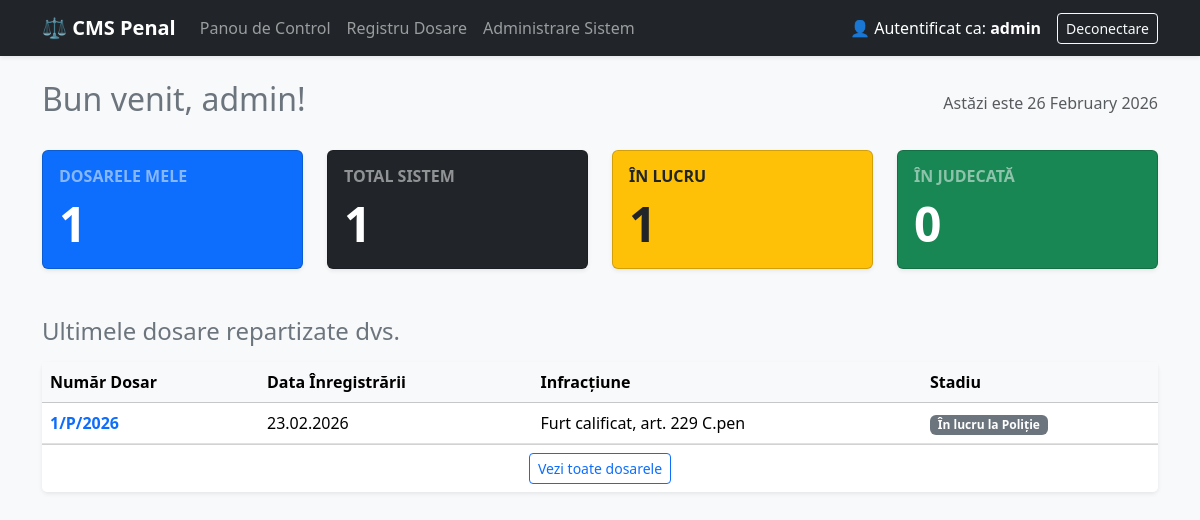
Page /cases/dashboard/ (signed in) on the earlier database version.
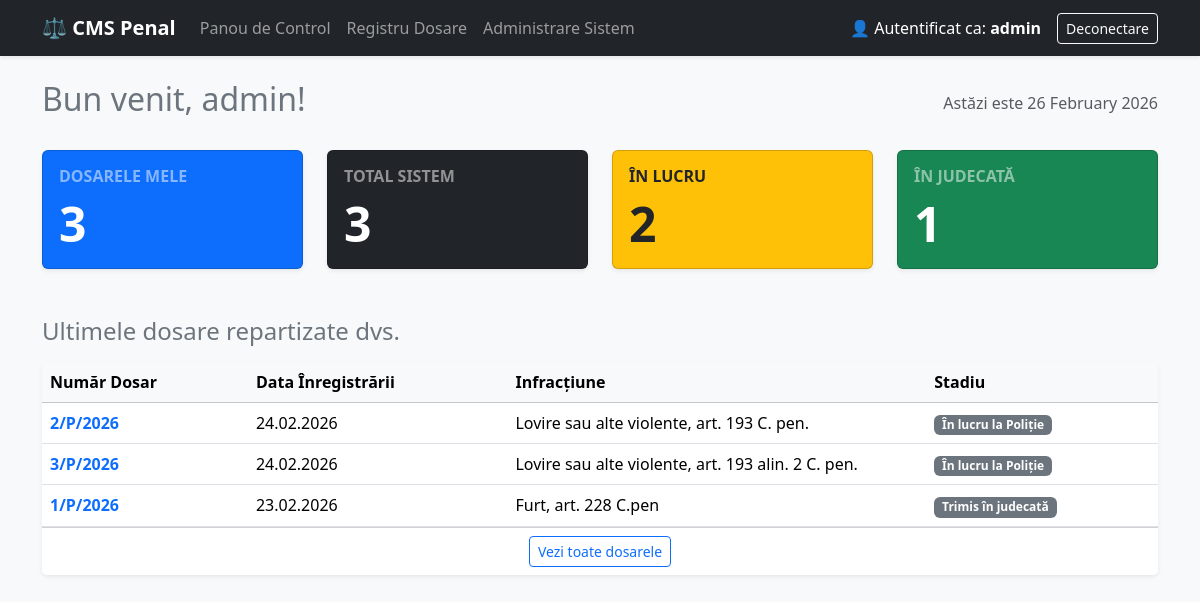
Same page on the later database version.
### cases/models.py (models this page shows, shortened)
class Dosar(models.Model):
    class Stadiu(models.TextChoices):
        IN_LUCRU = 'IN_LUCRU', 'În lucru la Poliție'
        LA_PROCUROR = 'LA_PROCUROR', 'Înaintat la Procuror'
        CLASAT = 'CLASAT', 'Clasat'
        TRIMIS_IN_JUDECATA = 'TRIMIS_IN_JUDECATA', 'Trimis în judecată'
        SUSPENDAT = 'SUSPENDAT', 'Suspendat'
    numar_unic = models.CharField(max_length=50, unique=True, help_text="Ex: 123/P/2026")
    data_inregistrarii = models.DateField(auto_now_add=True) # Se completează automat la creare
    infractiune_cercetata = models.TextField(help_text="Descrierea faptei și încadrarea juridică (ex: Furt calificat, art. 229 C.pen)")
    stadiu = models.CharField(max_length=20, choices=Stadiu.choices, default=Stadiu.IN_LUCRU)
    ofiter_caz = models.ForeignKey(
        settings.AUTH_USER_MODEL,
        on_delete=models.SET_NULL,
        null=True,
        blank=True,
        related_name='dosare_instrumentate'
    )
    procuror_caz = models.ForeignKey(
        settings.AUTH_USER_MODEL,
        on_delete=models.SET_NULL,
        null=True,
        blank=True,
        related_name='dosare_supravegheate'
    )
    grefier_caz = models.ForeignKey(
        settings.AUTH_USER_MODEL,
        on_delete=models.SET_NULL,
        null=True,
        blank=True,
        related_name='dosare_gestionate'
    )
    class Meta:
        verbose_name = "Dosar Penal"
        verbose_name_plural = "Dosare Penale"
        ordering = ['-data_inregistrarii'] # Sortează descrescător după dată

### cases/views.py (the view)
# urls.py: path('dashboard/', views.dashboard, name='dashboard'),
@login_required
def dashboard(request):
    utilizator = request.user
    total_dosare = Dosar.objects.count()
    dosare_in_lucru = Dosar.objects.filter(stadiu='IN_LUCRU').count()
    dosare_judecata = Dosar.objects.filter(stadiu='TRIMIS_IN_JUDECATA').count()
    if utilizator.is_superuser or utilizator.rol == 'ADMIN':
        dosare_mele = total_dosare # Adminul vede tot
        dosarele_mele_lista = Dosar.objects.all().order_by('-data_inregistrarii')[:5] # Ultimele 5
    else:
        conditie_mea = Q(ofiter_caz=utilizator) | Q(procuror_caz=utilizator) | Q(grefier_caz=utilizator)
        dosare_mele = Dosar.objects.filter(conditie_mea).count()
        dosarele_mele_lista = Dosar.objects.filter(conditie_mea).order_by('-data_inregistrarii')[:5]
    context = {
        'total_dosare': total_dosare,
        'dosare_in_lucru': dosare_in_lucru,
        'dosare_judecata': dosare_judecata,
        'dosare_mele': dosare_mele,
        'dosarele_mele_lista': dosarele_mele_lista,
    }
    return render(request, 'cases/dashboard.html', context)

### cases/templates/cases/dashboard.html (shortened to what this page needs)
{% extends 'base.html' %}
{% block content %}
<div class="d-flex justify-content-between align-items-center mb-4 mt-3">
    <h2 class="text-secondary">Bun venit, {{ user.get_full_name|default:user.username }}!</h2>
    <span class="text-muted">Astăzi este {% now "d F Y" %}</span>
</div>
<div class="row mb-5">
    <div class="col-md-3">
        <div class="card bg-primary text-white shadow-sm h-100">
            <div class="card-body">
                <h6 class="card-title text-uppercase text-white-50 fw-bold">Dosarele Mele</h6>
                <h2 class="display-5 fw-bold mb-0">{{ dosare_mele }}</h2>
            </div>
        </div>
    </div>
    <div class="col-md-3">
        <div class="card bg-dark text-white shadow-sm h-100">
            <div class="card-body">
                <h6 class="card-title text-uppercase text-white-50 fw-bold">Total Sistem</h6>
                <h2 class="display-5 fw-bold mb-0">{{ total_dosare }}</h2>
            </div>
        </div>
    </div>
    <div class="col-md-3">
        <div class="card bg-warning text-dark shadow-sm h-100">
            <div class="card-body">
                <h6 class="card-title text-uppercase text-dark-50 fw-bold">În Lucru</h6>
                <h2 class="display-5 fw-bold mb-0">{{ dosare_in_lucru }}</h2>
            </div>
        </div>
    </div>
    <div class="col-md-3">
        <div class="card bg-success text-white shadow-sm h-100">
            <div class="card-body">
                <h6 class="card-title text-uppercase text-white-50 fw-bold">În Judecată</h6>
                <h2 class="display-5 fw-bold mb-0">{{ dosare_judecata }}</h2>
            </div>
        </div>
    </div>
</div>
<h4 class="text-secondary mb-3">Ultimele dosare repartizate dvs.</h4>
<div class="card shadow-sm border-0">
    <div class="card-body p-0">
        <table class="table table-hover mb-0">
            <thead class="table-light">
                <tr>
                    <th>Număr Dosar</th>
                    <th>Data Înregistrării</th>
                    <th>Infracțiune</th>
                    <th>Stadiu</th>
                </tr>
            </thead>
            <tbody>
                {% for dosar in dosarele_mele_lista %}
                    <tr>
                        <td><strong><a href="{% url 'cases:detalii_dosar' dosar.pk %}" class="text-decoration-none">{{ dosar.numar_unic }}</a></strong></td>
                        <td>{{ dosar.data_inregistrarii|date:"d.m.Y" }}</td>
                        <td class="text-truncate" style="max-width: 250px;">{{ dosar.infractiune_cercetata }}</td>
                        <td><span class="badge bg-secondary">{{ dosar.get_stadiu_display }}</span></td>
                    </tr>
                {% empty %}
                    <tr>
                        <td colspan="4" class="text-center py-4 text-muted">Nu aveți niciun dosar repartizat în acest moment.</td>
                    </tr>
                {% endfor %}
            </tbody>
        </table>
    </div>
    <div class="card-footer bg-white text-center">
        <a href="{% url 'cases:lista_dosare' %}" class="btn btn-sm btn-outline-primary">Vezi toate dosarele</a>
    </div>
</div>
{% endblock %}

Differences in the rows shown:
added Dosar: numar_unic "2/P/2026", data_inregistrarii "24.02.2026", infractiune_cercetata "Lovire sau alte violente, art. 193 C. pen.", stadiu "În lucru la Poliție"
added Dosar: numar_unic "3/P/2026", data_inregistrarii "24.02.2026", infractiune_cercetata "Lovire sau alte violente, art. 193 alin. 2 C. pen.", stadiu "În lucru la Poliție"
changed Dosar: infractiune_cercetata "Furt calificat, art. 229 C.pen" → "Furt, art. 228 C.pen"; stadiu "În lucru la Poliție" → "Trimis în judecată"
Other differences:
{{ dosare_mele }}: "1" → "3"
{{ total_dosare }}: "1" → "3"
{{ dosare_in_lucru }}: "1" → "2"
{{ dosare_judecata }}: "0" → "1"
